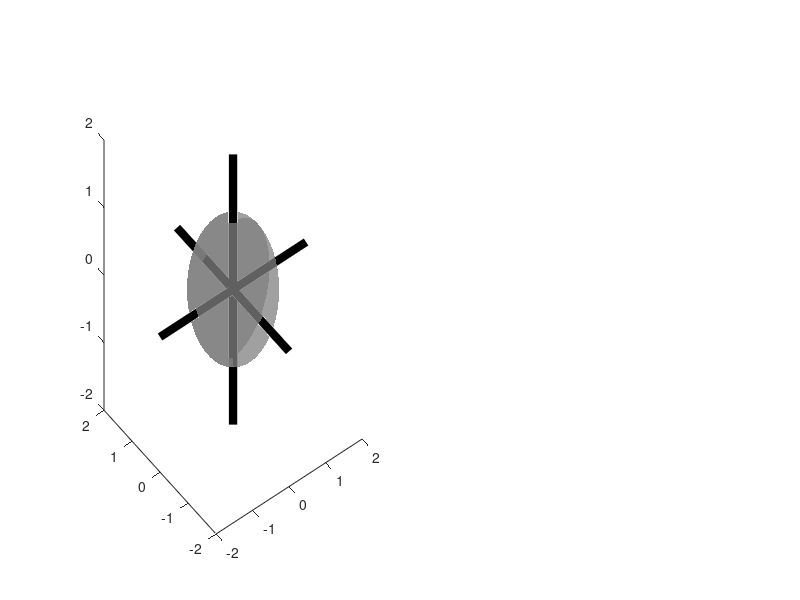

Write the MATLAB code that produced this figure. (Note: this script raises an error after producing the figure.)
clear lal, close all, clc

xlim([-3, 3]);
ylim([-3, 3]);
zlim([-2, 2]);
subplot(1,2,1);
set(gca, 'FontSize', 13);

%% define rotation matrix
t1 = pi/15;
t2 = -pi/9;
t3 = -pi/20;

Rx = [1 0 0; 0 cos(t1) -sin(t1); 0 sin(t1) cos(t1)];
Ry = [cos(t2) 0 sin(t2); 0 1 0; -sin(t2) 0 cos(t2)];
Rz = [cos(t3) -sin(t3) 0; sin(t3) cos(t3) 0; 0 0 1];

Sigma = diag([3;1;0.5]);

R = Rz*Ry*Rz*Sigma;

[U,S,V] = svd(R);
% R = U*S;

%% Plot sphere and grate circles
[x,y,z] = sphere(250);
% subplot(1,2,1)
plot3([-2 2], [0 0], [0 0], 'k', 'linew', 6);
hold on;
plot3([0 0], [-2 2], [0 0], 'k', 'linew', 6);
plot3([0 0], [0 0], [-2 2], 'k', 'linew', 6);

h1 = surf(x,y,z);
hold on;
set(h1, 'EdgeColor', 'none', 'FaceColor', [.5 .5 .5], 'FaceAlpha', .75)
% set(h1, 'FaceColor', 'none')
lighting phong
shading interp
axis equal

theta = (0:0.001:1)*2*pi;
x1 = cos(theta);
y1 = sin(theta);
z1 = 0*theta;
x2 = cos(theta);
y2 = sin(theta);
z2 = 0*theta;
x3 = cos(theta);
y3 = 0*theta;
z3 = sin(theta);

plot3(x1,y1,z1, 'k', 'linew', 6);
plot3(x2,y2,z2, 'k', 'linew', 6);
plot3(x3,y3,z3, 'k', 'linew', 6);

%% 
xR = 0*x;
yR = 0*y;
zR = 0*z;

for i = 1:size(x,1)
    for j = 1:size(x,2)
        vec  = [x(i,j); y(i,j); z(i,j)];
        vecR = R*vec;
        xR(i,j) = vecR(1);
        yR(i,j) = vecR(2);
        zR(i,j) = vecR(3);
    end
end

vec1  = [x1; y1; z1];
vec2  = [x2; y2; z2];
vec3  = [x3; y3; z3];

vec1R = R*vec1;
vec2R = R*vec2;
vec3R = R*vec3;

eX = [2; 0; 0];
eY = [0; 2; 0];
eZ = [0; 0; 2];

eXR = R*eX;
eYR = R*eY;
eZR = R*eZ;

x1R = vec1R(1,:);
y1R = vec1R(2,:);
z1R = vec1R(3,:);
x2R = vec2R(1,:);
y2R = vec2R(2,:);
z2R = vec2R(3,:);
x3R = vec3R(1,:);
y3R = vec3R(2,:);
z3R = vec3R(3,:);

subplot(1,2,2);
h1 = surf(xR,yR,zR);
hold on;
set(h1, 'EdgeColor', 'none', 'FaceColor', [.5 .5 .5], 'FaceAlpha', .75)
axis equal
shading interp
lighting phong

plot3(x1R,y1R,z1R, 'k', 'linew', 6);
plot3(x2R,y2R,z2R, 'k', 'linew', 6);
plot3(x3R,y3R,z3R, 'k', 'linew', 6);

plot3([-eXR(1) eXR(1)], [-eXR(2) eXR(2)], [-eXR(3) eXR(3)], 'k', 'linew', 6);
plot3([-eYR(1) eYR(1)], [-eYR(2) eYR(2)], [-eYR(3) eYR(3)], 'k', 'linew', 6);
plot3([-eZR(1) eZR(1)], [-eZR(2) eZR(2)], [-eZR(3) eZR(3)], 'k', 'linew', 6);

xlim([-3 3])
ylim([-3 3])
zlim([-3 3])

view([45 26])

set(gca, 'FontSize', 13);
set(gcf, 'PaperPositionMode', 'auto');
set(gcf, 'renderer', 'opengl');
set(gcf, 'Position', [100 100 800 300]);